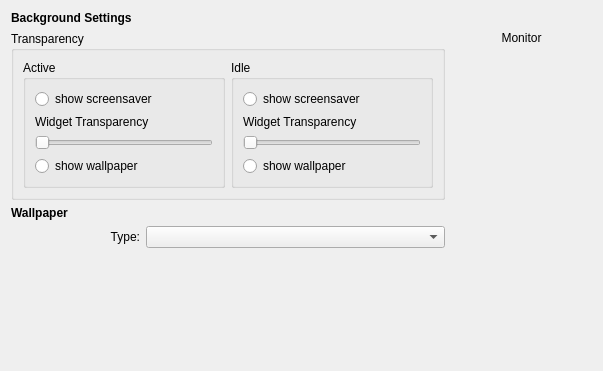
<ui version="4.0" >
 <class>BackgroundDialog</class>
 <widget class="QWidget" name="BackgroundDialog" >
  <property name="geometry" >
   <rect>
    <x>0</x>
    <y>0</y>
    <width>603</width>
    <height>371</height>
   </rect>
  </property>
  <property name="sizePolicy" >
   <sizepolicy vsizetype="Expanding" hsizetype="Expanding" >
    <horstretch>0</horstretch>
    <verstretch>0</verstretch>
   </sizepolicy>
  </property>
  <property name="baseSize" >
   <size>
    <width>200</width>
    <height>700</height>
   </size>
  </property>
  <layout class="QGridLayout" name="gridLayout" >
   <item row="0" column="0" colspan="4" >
    <widget class="QLabel" name="label_5" >
     <property name="font" >
      <font>
       <weight>75</weight>
       <bold>true</bold>
      </font>
     </property>
     <property name="text" >
      <string>Background Settings</string>
     </property>
    </widget>
   </item>
   <item rowspan="4" row="1" column="3" >
    <layout class="QVBoxLayout" name="verticalLayout_2" >
     <item>
      <widget class="QLabel" name="m_monitor" >
       <property name="sizePolicy" >
        <sizepolicy vsizetype="Preferred" hsizetype="Preferred" >
         <horstretch>0</horstretch>
         <verstretch>0</verstretch>
        </sizepolicy>
       </property>
       <property name="text" >
        <string>Monitor</string>
       </property>
       <property name="alignment" >
        <set>Qt::AlignCenter</set>
       </property>
      </widget>
     </item>
     <item>
      <spacer name="verticalSpacer_2" >
       <property name="orientation" >
        <enum>Qt::Vertical</enum>
       </property>
       <property name="sizeHint" stdset="0" >
        <size>
         <width>20</width>
         <height>40</height>
        </size>
       </property>
      </spacer>
     </item>
    </layout>
   </item>
   <item row="3" column="0" colspan="3" >
    <widget class="QWidget" native="1" name="m_wallpaperGroup" >
     <layout class="QVBoxLayout" name="verticalLayout" >
      <property name="leftMargin" >
       <number>0</number>
      </property>
      <property name="topMargin" >
       <number>0</number>
      </property>
      <property name="rightMargin" >
       <number>0</number>
      </property>
      <item>
       <layout class="QHBoxLayout" name="horizontalLayout" >
        <item>
         <widget class="QLabel" name="m_wallpaperTypeLabel" >
          <property name="minimumSize" >
           <size>
            <width>129</width>
            <height>0</height>
           </size>
          </property>
          <property name="text" >
           <string>Type:</string>
          </property>
          <property name="alignment" >
           <set>Qt::AlignRight|Qt::AlignTrailing|Qt::AlignVCenter</set>
          </property>
          <property name="buddy" >
           <cstring>m_wallpaperMode</cstring>
          </property>
         </widget>
        </item>
        <item>
         <widget class="QComboBox" name="m_wallpaperMode" >
          <property name="sizePolicy" >
           <sizepolicy vsizetype="Fixed" hsizetype="Expanding" >
            <horstretch>1</horstretch>
            <verstretch>0</verstretch>
           </sizepolicy>
          </property>
          <property name="minimumSize" >
           <size>
            <width>150</width>
            <height>0</height>
           </size>
          </property>
         </widget>
        </item>
       </layout>
      </item>
      <item>
       <widget class="QWidget" native="1" name="m_wallpaperConfig" >
        <property name="sizePolicy" >
         <sizepolicy vsizetype="Expanding" hsizetype="Expanding" >
          <horstretch>0</horstretch>
          <verstretch>0</verstretch>
         </sizepolicy>
        </property>
       </widget>
      </item>
     </layout>
    </widget>
   </item>
   <item row="2" column="0" colspan="3" >
    <widget class="QLabel" name="m_wallpaperLabel" >
     <property name="sizePolicy" >
      <sizepolicy vsizetype="Preferred" hsizetype="Expanding" >
       <horstretch>0</horstretch>
       <verstretch>0</verstretch>
      </sizepolicy>
     </property>
     <property name="font" >
      <font>
       <weight>75</weight>
       <bold>true</bold>
      </font>
     </property>
     <property name="text" >
      <string>Wallpaper</string>
     </property>
    </widget>
   </item>
   <item row="4" column="1" >
    <spacer name="verticalSpacer" >
     <property name="orientation" >
      <enum>Qt::Vertical</enum>
     </property>
     <property name="sizeHint" stdset="0" >
      <size>
       <width>20</width>
       <height>64</height>
      </size>
     </property>
    </spacer>
   </item>
   <item row="1" column="0" colspan="3" >
    <widget class="QGroupBox" name="compositeGroup" >
     <property name="title" >
      <string>Transparency</string>
     </property>
     <layout class="QHBoxLayout" name="horizontalLayout_2" >
      <item>
       <widget class="QGroupBox" name="activeGroup" >
        <property name="title" >
         <string>Active</string>
        </property>
        <layout class="QVBoxLayout" name="verticalLayout_3" >
         <item>
          <widget class="QRadioButton" name="activeScreensaver" >
           <property name="text" >
            <string>show screensaver</string>
           </property>
          </widget>
         </item>
         <item>
          <widget class="QLabel" name="label" >
           <property name="text" >
            <string>Widget Transparency</string>
           </property>
          </widget>
         </item>
         <item>
          <widget class="QSlider" name="activeSlider" >
           <property name="minimum" >
            <number>1</number>
           </property>
           <property name="maximum" >
            <number>10</number>
           </property>
           <property name="pageStep" >
            <number>1</number>
           </property>
           <property name="orientation" >
            <enum>Qt::Horizontal</enum>
           </property>
          </widget>
         </item>
         <item>
          <widget class="QRadioButton" name="activeWallpaper" >
           <property name="text" >
            <string>show wallpaper</string>
           </property>
          </widget>
         </item>
        </layout>
       </widget>
      </item>
      <item>
       <widget class="QGroupBox" name="idleGroup" >
        <property name="title" >
         <string>Idle</string>
        </property>
        <layout class="QVBoxLayout" name="verticalLayout_4" >
         <item>
          <widget class="QRadioButton" name="idleScreensaver" >
           <property name="text" >
            <string>show screensaver</string>
           </property>
          </widget>
         </item>
         <item>
          <widget class="QLabel" name="label_2" >
           <property name="text" >
            <string>Widget Transparency</string>
           </property>
          </widget>
         </item>
         <item>
          <widget class="QSlider" name="idleSlider" >
           <property name="maximum" >
            <number>10</number>
           </property>
           <property name="pageStep" >
            <number>1</number>
           </property>
           <property name="orientation" >
            <enum>Qt::Horizontal</enum>
           </property>
          </widget>
         </item>
         <item>
          <widget class="QRadioButton" name="idleWallpaper" >
           <property name="text" >
            <string>show wallpaper</string>
           </property>
          </widget>
         </item>
        </layout>
       </widget>
      </item>
     </layout>
    </widget>
   </item>
  </layout>
  <zorder>label_5</zorder>
  <zorder>label_4</zorder>
  <zorder>label_6</zorder>
  <zorder>label_2</zorder>
  <zorder>label_3</zorder>
  <zorder>m_theme</zorder>
  <zorder>m_newThemeButton</zorder>
  <zorder>m_wallpaperLabel</zorder>
  <zorder>m_wallpaperGroup</zorder>
  <zorder>compositeGroup</zorder>
  <zorder>activeGroup</zorder>
  <zorder>idleGroup</zorder>
 </widget>
 <resources/>
 <connections/>
</ui>
